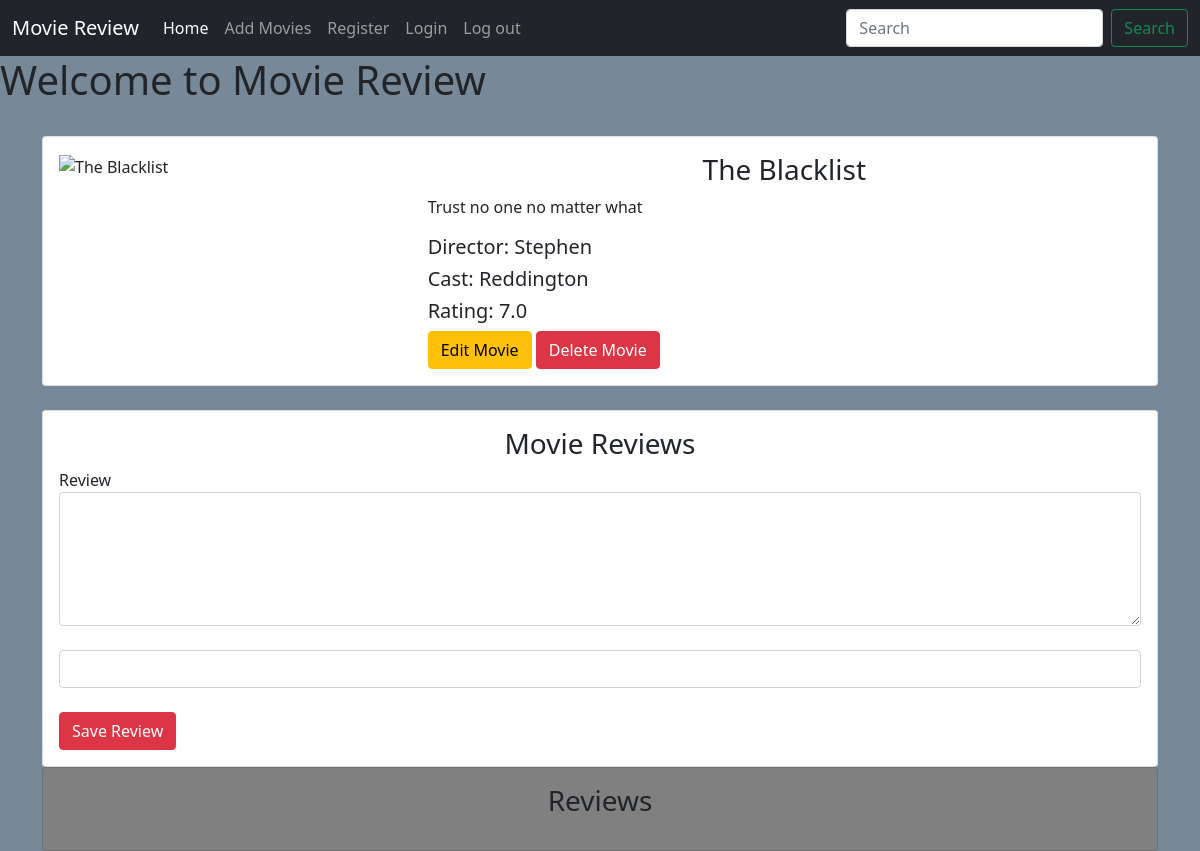
The app's page /details/1, older data.
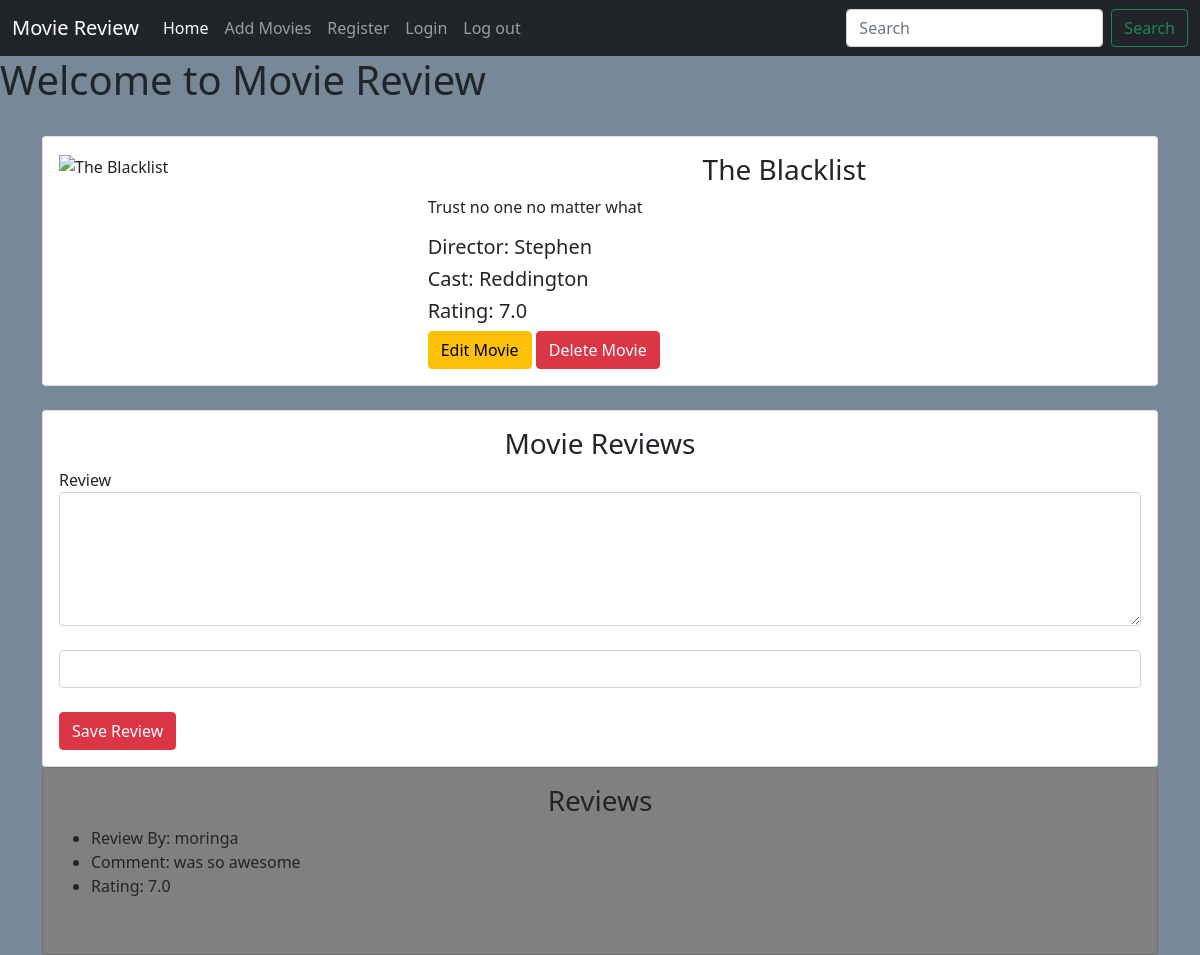
The same page, newer data.
### main/models.py (models this page shows, shortened)
class Review(models.Model):
    movie = models.ForeignKey(Movie, on_delete=models.CASCADE)
    user = models.ForeignKey(User, on_delete=models.CASCADE)
    comment = models.TextField(max_length=1000)
    rating = models.FloatField(default=0)

### main/views.py (the view)
# urls.py: path('details/<int:id>', views.details, name='details'),
def details(request, id):
    movie = Movie.objects.get(id=id)
    reviews = Review.objects.filter(movie=id).order_by('-comment')
    context = {
        "movie": movie,
        "reviews": reviews
    }
    return render( request,'main/details.html', context)

### main/templates/main/details.html (shortened to what this page needs)
{% extends 'main/base.html' %}
{% block content %}
<div class="container">
    <br>
    <div class="card">
        <div class="card-body">
        <div class="row">
            <div class="col-md-4">
                <img src="{{movie.image}}" alt="{{movie.name}}" class="img-fluid" width="80%">
            </div>
            <div class="col-md-8">
                <h3 class="text-center">
                    {{movie.name}}
                </h3>
                <p>{{movie.description}}</p>
                <h5>Director: {{movie.director}}</h5>
                <h5>Cast: {{movie.cast}}</h5>
                <h5>Rating: {{movie.averageRating}}</h5>
                <a href="{% url 'main:edit_movies' movie.id%}" class="btn btn-warning"> Edit Movie</a>
                <a href="{% url 'main:delete_movies' movie.id%}" class="btn btn-danger"> Delete Movie</a>
            </div>
        </div>
    </div>
    </div>
    <br>
    <div class="card">
        <div class="card-body">
            <h3 class="text-center">Movie Reviews</h3>
            <form action="{% url 'main:add_review' movie.id %}" method="POST">
                <label for="comment">Review</label>
                <textarea name="comment" id="comment" cols="30" rows="5" class="form-control"></textarea>
                <input type="text" name="rating" class="form-control">
                <br>
                <input type="submit" class="btn btn-danger" value="Save Review">
            </form>
        </div>
    </div>
    <div class="card" style="background-color: grey">
        <div class="card-body">
            <h3 class="text-center">Reviews</h3>
           <ul>
               {% for review in reviews %}
               <li>Review By: {{ review.user}}</li>
               <li>Comment: {{ review.comment}} </li>
                <li>Rating: {{ review.rating}}</li>
                <br>
               {% endfor %}
           </ul>
        </div>
    </div>
</div>
{% endblock %}

Row changes from the older to the newer data that the page shows:
added Review: user "moringa", comment "was so awesome", rating "7.0"
